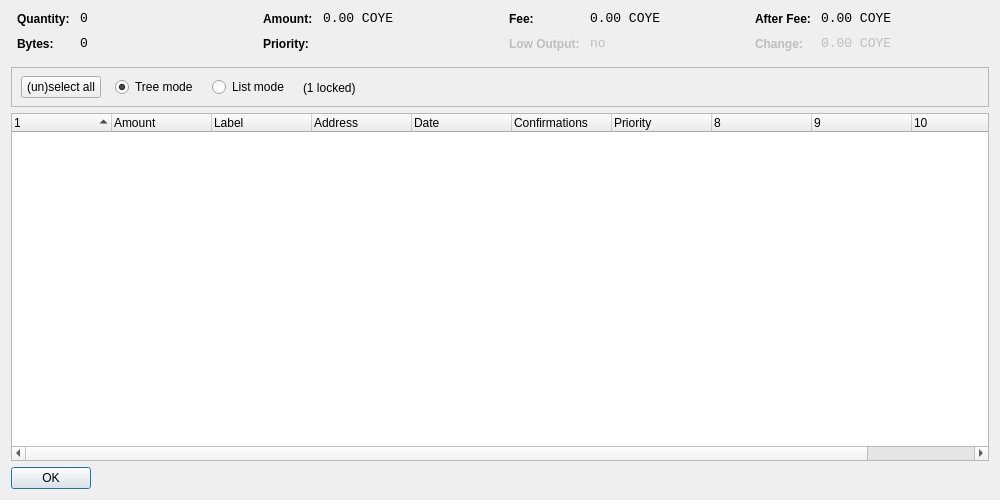
<?xml version="1.0" encoding="UTF-8"?>
<ui version="4.0">
 <class>CoinControlDialog</class>
 <widget class="QDialog" name="CoinControlDialog">
  <property name="geometry">
   <rect>
    <x>0</x>
    <y>0</y>
    <width>1000</width>
    <height>500</height>
   </rect>
  </property>
  <property name="windowTitle">
   <string>Coin Control</string>
  </property>
  <layout class="QVBoxLayout" name="verticalLayout">
   <item>
    <layout class="QHBoxLayout" name="horizontalLayoutTop" stretch="0,0,0,0">
     <property name="topMargin">
      <number>0</number>
     </property>
     <property name="bottomMargin">
      <number>10</number>
     </property>
     <item>
      <layout class="QFormLayout" name="formLayoutCoinControl1">
       <property name="horizontalSpacing">
        <number>10</number>
       </property>
       <property name="verticalSpacing">
        <number>10</number>
       </property>
       <property name="leftMargin">
        <number>6</number>
       </property>
       <property name="rightMargin">
        <number>6</number>
       </property>
       <item row="0" column="0">
        <widget class="QLabel" name="labelCoinControlQuantityText">
         <property name="styleSheet">
          <string notr="true">font-weight:bold;</string>
         </property>
         <property name="text">
          <string>Quantity:</string>
         </property>
        </widget>
       </item>
       <item row="0" column="1">
        <widget class="QLabel" name="labelCoinControlQuantity">
         <property name="font">
          <font>
           <family>Monospace</family>
           <pointsize>10</pointsize>
          </font>
         </property>
         <property name="cursor">
          <cursorShape>IBeamCursor</cursorShape>
         </property>
         <property name="contextMenuPolicy">
          <enum>Qt::ActionsContextMenu</enum>
         </property>
         <property name="text">
          <string notr="true">0</string>
         </property>
         <property name="textInteractionFlags">
          <set>Qt::LinksAccessibleByMouse|Qt::TextSelectableByKeyboard|Qt::TextSelectableByMouse</set>
         </property>
        </widget>
       </item>
       <item row="1" column="0">
        <widget class="QLabel" name="labelCoinControlBytesText">
         <property name="styleSheet">
          <string notr="true">font-weight:bold;</string>
         </property>
         <property name="text">
          <string>Bytes:</string>
         </property>
        </widget>
       </item>
       <item row="1" column="1">
        <widget class="QLabel" name="labelCoinControlBytes">
         <property name="font">
          <font>
           <family>Monospace</family>
           <pointsize>10</pointsize>
          </font>
         </property>
         <property name="cursor">
          <cursorShape>IBeamCursor</cursorShape>
         </property>
         <property name="contextMenuPolicy">
          <enum>Qt::ActionsContextMenu</enum>
         </property>
         <property name="text">
          <string notr="true">0</string>
         </property>
         <property name="textInteractionFlags">
          <set>Qt::LinksAccessibleByMouse|Qt::TextSelectableByKeyboard|Qt::TextSelectableByMouse</set>
         </property>
        </widget>
       </item>
      </layout>
     </item>
     <item>
      <layout class="QFormLayout" name="formLayoutCoinControl2">
       <property name="horizontalSpacing">
        <number>10</number>
       </property>
       <property name="verticalSpacing">
        <number>10</number>
       </property>
       <property name="leftMargin">
        <number>6</number>
       </property>
       <property name="rightMargin">
        <number>6</number>
       </property>
       <item row="0" column="0">
        <widget class="QLabel" name="labelCoinControlAmountText">
         <property name="styleSheet">
          <string notr="true">font-weight:bold;</string>
         </property>
         <property name="text">
          <string>Amount:</string>
         </property>
        </widget>
       </item>
       <item row="0" column="1">
        <widget class="QLabel" name="labelCoinControlAmount">
         <property name="font">
          <font>
           <family>Monospace</family>
           <pointsize>10</pointsize>
          </font>
         </property>
         <property name="cursor">
          <cursorShape>IBeamCursor</cursorShape>
         </property>
         <property name="contextMenuPolicy">
          <enum>Qt::ActionsContextMenu</enum>
         </property>
         <property name="text">
          <string notr="true">0.00 COYE</string>
         </property>
         <property name="textInteractionFlags">
          <set>Qt::LinksAccessibleByMouse|Qt::TextSelectableByKeyboard|Qt::TextSelectableByMouse</set>
         </property>
        </widget>
       </item>
       <item row="1" column="0">
        <widget class="QLabel" name="labelCoinControlPriorityText">
         <property name="styleSheet">
          <string notr="true">font-weight:bold;</string>
         </property>
         <property name="text">
          <string>Priority:</string>
         </property>
        </widget>
       </item>
       <item row="1" column="1">
        <widget class="QLabel" name="labelCoinControlPriority">
         <property name="font">
          <font>
           <family>Monospace</family>
           <pointsize>10</pointsize>
          </font>
         </property>
         <property name="cursor">
          <cursorShape>IBeamCursor</cursorShape>
         </property>
         <property name="contextMenuPolicy">
          <enum>Qt::ActionsContextMenu</enum>
         </property>
         <property name="text">
          <string/>
         </property>
         <property name="textInteractionFlags">
          <set>Qt::LinksAccessibleByMouse|Qt::TextSelectableByKeyboard|Qt::TextSelectableByMouse</set>
         </property>
        </widget>
       </item>
      </layout>
     </item>
     <item>
      <layout class="QFormLayout" name="formLayoutCoinControl3">
       <property name="horizontalSpacing">
        <number>10</number>
       </property>
       <property name="verticalSpacing">
        <number>10</number>
       </property>
       <property name="leftMargin">
        <number>6</number>
       </property>
       <property name="rightMargin">
        <number>6</number>
       </property>
       <item row="0" column="0">
        <widget class="QLabel" name="labelCoinControlFeeText">
         <property name="styleSheet">
          <string notr="true">font-weight:bold;</string>
         </property>
         <property name="text">
          <string>Fee:</string>
         </property>
        </widget>
       </item>
       <item row="0" column="1">
        <widget class="QLabel" name="labelCoinControlFee">
         <property name="font">
          <font>
           <family>Monospace</family>
           <pointsize>10</pointsize>
          </font>
         </property>
         <property name="cursor">
          <cursorShape>IBeamCursor</cursorShape>
         </property>
         <property name="contextMenuPolicy">
          <enum>Qt::ActionsContextMenu</enum>
         </property>
         <property name="text">
          <string notr="true">0.00 COYE</string>
         </property>
         <property name="textInteractionFlags">
          <set>Qt::LinksAccessibleByMouse|Qt::TextSelectableByKeyboard|Qt::TextSelectableByMouse</set>
         </property>
        </widget>
       </item>
       <item row="1" column="0">
        <widget class="QLabel" name="labelCoinControlLowOutputText">
         <property name="enabled">
          <bool>false</bool>
         </property>
         <property name="styleSheet">
          <string notr="true">font-weight:bold;</string>
         </property>
         <property name="text">
          <string>Low Output:</string>
         </property>
        </widget>
       </item>
       <item row="1" column="1">
        <widget class="QLabel" name="labelCoinControlLowOutput">
         <property name="enabled">
          <bool>false</bool>
         </property>
         <property name="font">
          <font>
           <family>Monospace</family>
           <pointsize>10</pointsize>
          </font>
         </property>
         <property name="cursor">
          <cursorShape>IBeamCursor</cursorShape>
         </property>
         <property name="contextMenuPolicy">
          <enum>Qt::ActionsContextMenu</enum>
         </property>
         <property name="text">
          <string>no</string>
         </property>
         <property name="textInteractionFlags">
          <set>Qt::LinksAccessibleByMouse|Qt::TextSelectableByKeyboard|Qt::TextSelectableByMouse</set>
         </property>
        </widget>
       </item>
      </layout>
     </item>
     <item>
      <layout class="QFormLayout" name="formLayoutCoinControl4">
       <property name="horizontalSpacing">
        <number>10</number>
       </property>
       <property name="verticalSpacing">
        <number>10</number>
       </property>
       <property name="leftMargin">
        <number>6</number>
       </property>
       <property name="rightMargin">
        <number>6</number>
       </property>
       <item row="0" column="0">
        <widget class="QLabel" name="labelCoinControlAfterFeeText">
         <property name="styleSheet">
          <string notr="true">font-weight:bold;</string>
         </property>
         <property name="text">
          <string>After Fee:</string>
         </property>
        </widget>
       </item>
       <item row="0" column="1">
        <widget class="QLabel" name="labelCoinControlAfterFee">
         <property name="font">
          <font>
           <family>Monospace</family>
           <pointsize>10</pointsize>
          </font>
         </property>
         <property name="cursor">
          <cursorShape>IBeamCursor</cursorShape>
         </property>
         <property name="contextMenuPolicy">
          <enum>Qt::ActionsContextMenu</enum>
         </property>
         <property name="text">
          <string notr="true">0.00 COYE</string>
         </property>
         <property name="textInteractionFlags">
          <set>Qt::LinksAccessibleByMouse|Qt::TextSelectableByKeyboard|Qt::TextSelectableByMouse</set>
         </property>
        </widget>
       </item>
       <item row="1" column="0">
        <widget class="QLabel" name="labelCoinControlChangeText">
         <property name="enabled">
          <bool>false</bool>
         </property>
         <property name="styleSheet">
          <string notr="true">font-weight:bold;</string>
         </property>
         <property name="text">
          <string>Change:</string>
         </property>
        </widget>
       </item>
       <item row="1" column="1">
        <widget class="QLabel" name="labelCoinControlChange">
         <property name="enabled">
          <bool>false</bool>
         </property>
         <property name="font">
          <font>
           <family>Monospace</family>
           <pointsize>10</pointsize>
          </font>
         </property>
         <property name="cursor">
          <cursorShape>IBeamCursor</cursorShape>
         </property>
         <property name="contextMenuPolicy">
          <enum>Qt::ActionsContextMenu</enum>
         </property>
         <property name="text">
          <string notr="true">0.00 COYE</string>
         </property>
         <property name="textInteractionFlags">
          <set>Qt::LinksAccessibleByMouse|Qt::TextSelectableByKeyboard|Qt::TextSelectableByMouse</set>
         </property>
        </widget>
       </item>
      </layout>
     </item>
    </layout>
   </item>
   <item>
    <widget class="QFrame" name="frame">
     <property name="minimumSize">
      <size>
       <width>0</width>
       <height>40</height>
      </size>
     </property>
     <property name="frameShape">
      <enum>QFrame::StyledPanel</enum>
     </property>
     <property name="frameShadow">
      <enum>QFrame::Sunken</enum>
     </property>
     <widget class="QWidget" name="horizontalLayoutWidget">
      <property name="geometry">
       <rect>
        <x>10</x>
        <y>0</y>
        <width>781</width>
        <height>41</height>
       </rect>
      </property>
      <layout class="QHBoxLayout" name="horizontalLayoutPanel" stretch="0,0,0,0,0">
       <property name="spacing">
        <number>14</number>
       </property>
       <item>
        <widget class="QPushButton" name="pushButtonSelectAll">
         <property name="sizePolicy">
          <sizepolicy hsizetype="Maximum" vsizetype="Fixed">
           <horstretch>0</horstretch>
           <verstretch>0</verstretch>
          </sizepolicy>
         </property>
         <property name="text">
          <string>(un)select all</string>
         </property>
        </widget>
       </item>
       <item>
        <widget class="QRadioButton" name="radioTreeMode">
         <property name="sizePolicy">
          <sizepolicy hsizetype="Maximum" vsizetype="Fixed">
           <horstretch>0</horstretch>
           <verstretch>0</verstretch>
          </sizepolicy>
         </property>
         <property name="text">
          <string>Tree mode</string>
         </property>
         <property name="checked">
          <bool>true</bool>
         </property>
        </widget>
       </item>
       <item>
        <widget class="QRadioButton" name="radioListMode">
         <property name="sizePolicy">
          <sizepolicy hsizetype="Maximum" vsizetype="Fixed">
           <horstretch>0</horstretch>
           <verstretch>0</verstretch>
          </sizepolicy>
         </property>
         <property name="text">
          <string>List mode</string>
         </property>
        </widget>
       </item>
       <item>
        <widget class="QLabel" name="labelLocked">
         <property name="text">
          <string>(1 locked)</string>
         </property>
        </widget>
       </item>
       <item>
        <spacer name="horizontalSpacer">
         <property name="orientation">
          <enum>Qt::Horizontal</enum>
         </property>
         <property name="sizeHint" stdset="0">
          <size>
           <width>40</width>
           <height>20</height>
          </size>
         </property>
        </spacer>
       </item>
      </layout>
     </widget>
    </widget>
   </item>
   <item>
    <widget class="CoinControlTreeWidget" name="treeWidget">
     <property name="contextMenuPolicy">
      <enum>Qt::CustomContextMenu</enum>
     </property>
     <property name="sortingEnabled">
      <bool>false</bool>
     </property>
     <property name="columnCount">
      <number>11</number>
     </property>
     <attribute name="headerShowSortIndicator" stdset="0">
      <bool>true</bool>
     </attribute>
     <attribute name="headerStretchLastSection">
      <bool>false</bool>
     </attribute>
     <column>
      <property name="text">
       <string/>
      </property>
     </column>
     <column>
      <property name="text">
       <string>Amount</string>
      </property>
     </column>
     <column>
      <property name="text">
       <string notr="true">Label</string>
      </property>
     </column>
     <column>
      <property name="text">
       <string>Address</string>
      </property>
     </column>
     <column>
      <property name="text">
       <string>Date</string>
      </property>
     </column>
     <column>
      <property name="text">
       <string>Confirmations</string>
      </property>
      <property name="toolTip">
       <string>Confirmed</string>
      </property>
     </column>
     <column>
      <property name="text">
       <string>Priority</string>
      </property>
     </column>
     <column>
      <property name="text">
       <string/>
      </property>
     </column>
     <column>
      <property name="text">
       <string/>
      </property>
     </column>
     <column>
      <property name="text">
       <string/>
      </property>
     </column>
     <column>
      <property name="text">
       <string/>
      </property>
     </column>
    </widget>
   </item>
   <item>
    <widget class="QDialogButtonBox" name="buttonBox">
     <property name="sizePolicy">
      <sizepolicy hsizetype="Maximum" vsizetype="Fixed">
       <horstretch>0</horstretch>
       <verstretch>0</verstretch>
      </sizepolicy>
     </property>
     <property name="orientation">
      <enum>Qt::Horizontal</enum>
     </property>
     <property name="standardButtons">
      <set>QDialogButtonBox::Ok</set>
     </property>
    </widget>
   </item>
  </layout>
 </widget>
 <customwidgets>
  <customwidget>
   <class>CoinControlTreeWidget</class>
   <extends>QTreeWidget</extends>
   <header>coincontroltreewidget.h</header>
  </customwidget>
 </customwidgets>
 <resources/>
 <connections/>
</ui>
